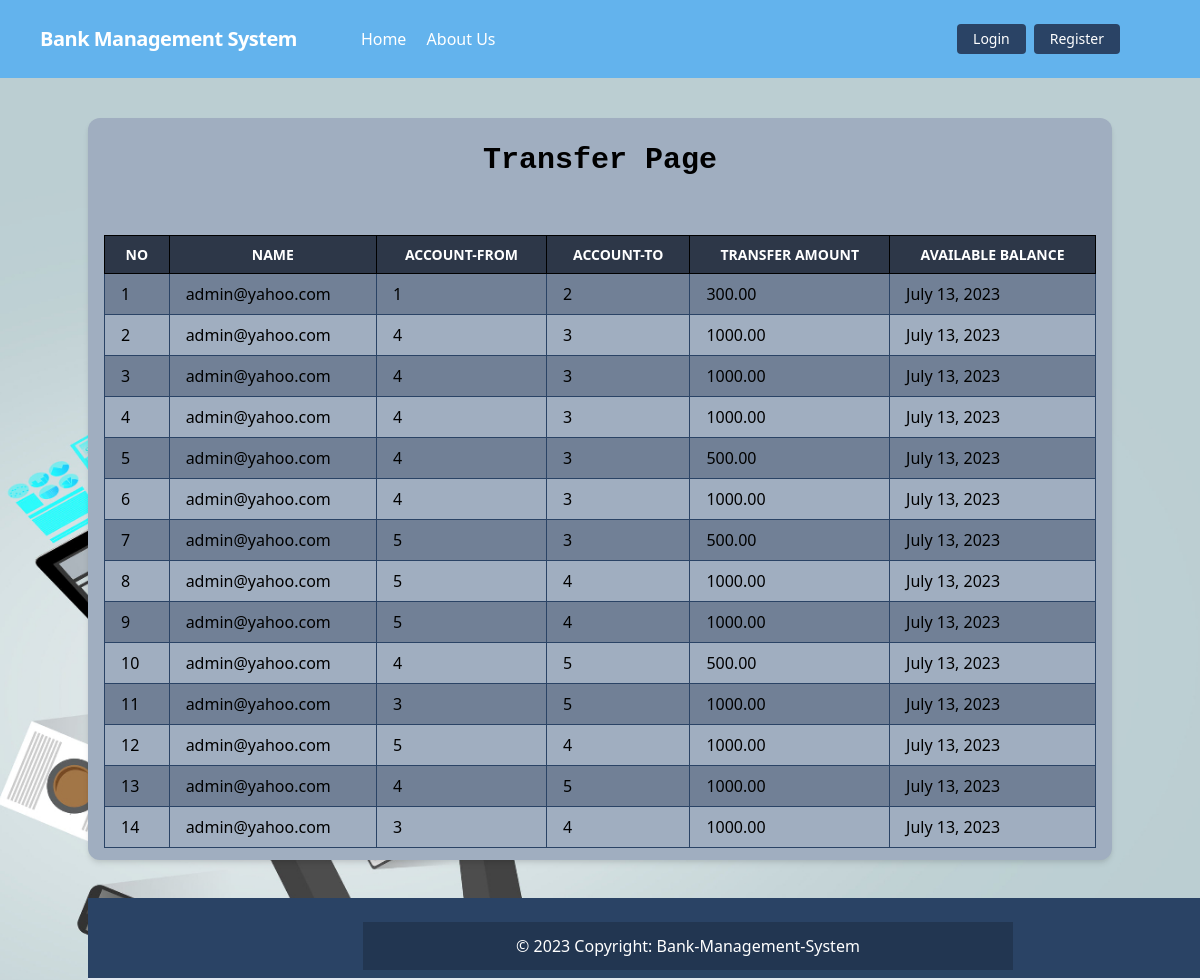
/send/, run on an earlier commit of the app's database.
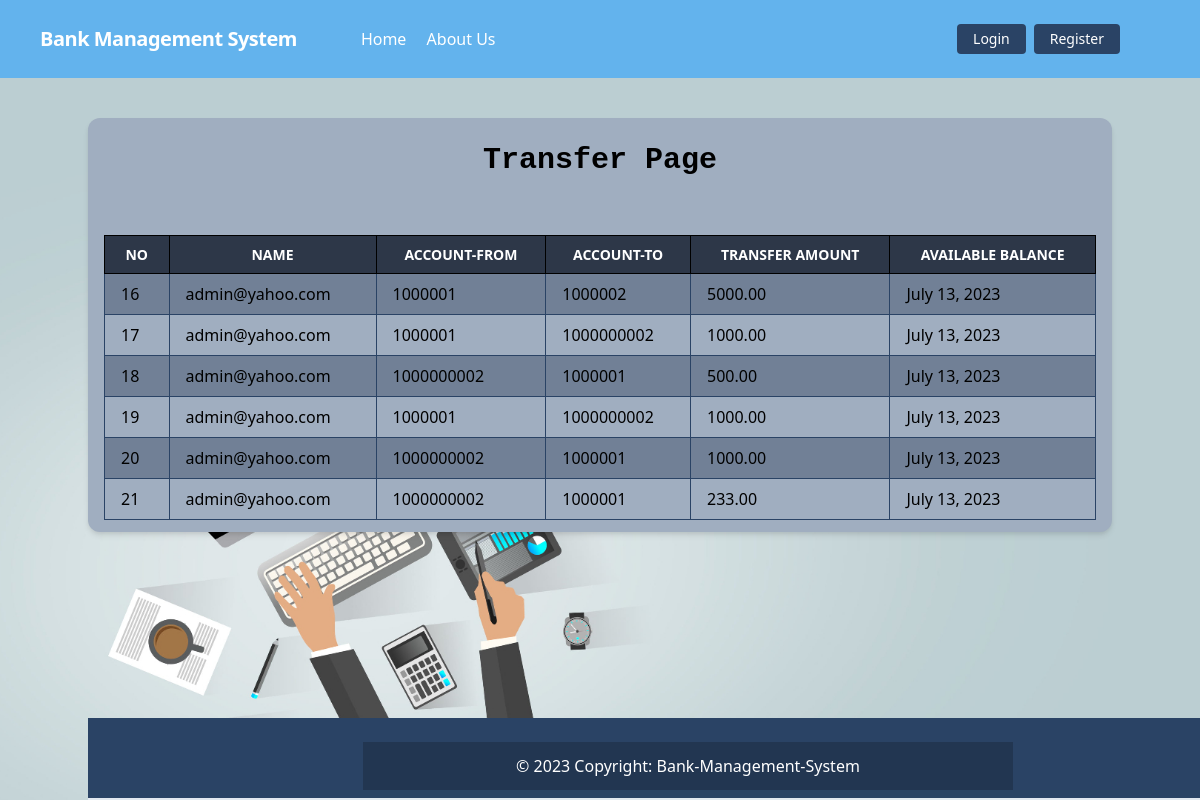
And on a later commit of the database.
### accounts/models.py (models this page shows, shortened)
class Transfer(models.Model):
      owner = models.ForeignKey(User, on_delete=models.CASCADE, blank=True,
      null=True)
      from_account = models.CharField(max_length=13)
      to_account = models.CharField(max_length=13)
      amount = models.DecimalField(max_digits=10, decimal_places=2)
      date_created = models.DateField(auto_now_add=True)

class User(AbstractUser):
    username = None
    email = models.EmailField(unique=True, null=False, blank=False)
    objects = UserManager()
    USERNAME_FIELD = 'email'
    REQUIRED_FIELDS = []
    def __str__(self):
        return self.email

### accounts/views.py (the view)
# urls.py: path('send/', send, name="send"),
def send(request):
    transfer =Transfer.objects.all()
    Context ={'transfer':transfer}
    return render(request, 'accounts/send.html',Context)

### templates/accounts/send.html (shortened to what this page needs)
{% extends 'core/base.html' %} {% load static %} {% block head_title %}Banking System{% endblock %}
{% block content %}
<div class="my-10 py-3 px-4 bg-gray-500 rounded-xl shadow-md">
    <h1 class="font-mono font-bold text-3xl text-center pb-5 pt-2">Transfer Page</h1>
    <table class="table-auto mx-auto w-full mt-8 border-collapse">
        <thead class="bg-gray-800 text-white">
            <tr class="uppercase font-semibold text-sm">
                <th class=" border border-black px-4 py-2">No</th>
                <th class=" border border-black px-4 py-2">Name</th>
                <th class=" border border-black px-4 py-2">Account-from</th>
                <th class=" border border-black px-4 py-2">Account-To </th>
                <th class=" border border-black px-4 py-2">Transfer Amount</th>
                <th class=" border border-black px-4 py-2">Available Balance</th>
            </tr>
        </thead>
        <tbody>
            {% for list in transfer %}
            <tr class="{% cycle 'bg-gray-600' 'bg-gray-500' %}">
                <td class="border border-blue-900 px-4 py-2"> {{list.id}} </td>
                <td class="border border-blue-900 px-4 py-2"> {{list.owner}} </td>
                <td class="border border-blue-900 px-4 py-2"> {{list.from_account}} </td>
                <td class="border border-blue-900 px-4 py-2"> {{list.to_account}} </td>
                <td class="border border-blue-900 px-4 py-2"> {{list.amount}} </td>
                <td class="border border-blue-900 px-4 py-2"> {{list.date_created}} </td>
            </tr>
            {% endfor %}
        </tbody>
    </table
    </div>
{% endblock %}

### templates/core/base.html (shortened to what this page needs)
{% load static %}
<!DOCTYPE html>
<html lang="en">
    <head>
    <link rel="stylesheet" href="https://stackpath.bootstrapcdn.com/font-awesome/4.7.0/css/font-awesome.min.css">
        <link href="https://unpkg.com/tailwindcss@^1.0/dist/tailwind.min.css" rel="stylesheet">
    </head>
    <body class="bg-gray-100">
        {% block body %}
            {% include 'core/navbar.html' %}
            <div class="lg:container lg:mx-auto" id="main">
                {% block content %}{% endblock %}
            </div>
            {% include 'core/footer.html' %}
        {% endblock %}
    </body>
</html>

### templates/core/navbar.html (shortened to what this page needs)
<nav class="flex items-center justify-between flex-wrap bg-blue-400 p-6 px-10">
    <div class="flex items-center flex-shrink-0 text-white mr-6">
        <span class="font-semibold text-xl tracking-tight text-white">Bank Management System</span>
    </div>
        {% if request.user.is_authenticated %}
            <div class="text-md lg:flex-grow">
                <a href="{% url 'transactions:transaction_report' %}" class="block mt-4 lg:inline-block lg:mt-0 text-white hover:text-white mr-4">
                    Home
                </a>
                <a href="{% url 'transactions:deposit_money' %}" class="block mt-4 lg:inline-block lg:mt-0 text-white hover:text-white mr-4">
                    Deposit
                </a>
                <a href="{% url 'transactions:withdraw_money' %}" class="block mt-4 lg:inline-block lg:mt-0 text-white hover:text-white hover:text-white mr-4">
                    Withdraw
                </a>
                <a href="{% url 'transfer' %} " class="block mt-4 lg:inline-block lg:mt-0 text-white hover:text-white hover:text-white mr-4">
                    Transfer
                </a>
                <a href=" {% url 'exchange' %}  " class="block mt-4 lg:inline-block lg:mt-0 text-white hover:text-white hover:text-white mr-4">
                    Exchange
                </a>
            </div>
            <div class="flex w-auto">
                <div class="text-blue-900 my-auto font-black px-5">Welcome, {{ request.user.first_name }} {{ request.user.last_name }}!</div>
                <a href="{% url 'accounts:user_logout' %}" class="mx-2 inline-block font-medium text-sm px-4 py-2 leading-none bg-blue-900 rounded text-white border-white hover:border-transparent hover:text-gray-800 hover:bg-white mt-4 lg:mt-0">Logout</a>
            </div>
        {% else %}
        <div class="w-full block flex-grow lg:flex lg:items-center lg:w-auto px-10">
            <div class="text-md lg:flex-grow">
                <a href=" {% url 'home' %} " class="block mt-4 lg:inline-block lg:mt-0 text-white hover:text-white mr-4">
                    Home
                </a>
                <a href="{% url 'aboutus' %} " class="block mt-4 lg:inline-block lg:mt-0 text-white hover:text-white mr-4">
                    About Us
                </a>
            </div>
            <div>
                <a href="{% url 'accounts:user_login' %}" class="mr-2 inline-block font-medium text-sm px-4 py-2 leading-none bg-blue-900 rounded text-white border-white hover:border-transparent hover:text-gray-800 hover:bg-white mt-4 lg:mt-0">
                    Login</a>
            </div>
            <div>
             <a href="{% url 'accounts:user_registration' %}" class="inline-block font-medium text-sm px-4 py-2 leading-none bg-blue-900 rounded text-white border-white hover:border-transparent hover:text-gray-800 hover:bg-white mt-4 lg:mt-0 margin-left: 4px;">
                Register</a>
            </div>
                <html>
<head>
</head>
<body>
<body>
</body>
</html>
        {% endif %}
    </div>
</nav>

### templates/core/footer.html
<footer class="footer bg-blue-900 text-white relative pt-1 border-b-2 mt-10">
    <div class="container mx-auto px-6">
        <div class="mt-5 flex flex-col items-center">
            <div class="sm:w-2/3 text-center py-0 pb-2">
                <div class="text-center p-3" style="background-color: rgba(0, 0, 0, 0.2);">
                    © 2023 Copyright:
                    <a class="text-white" href="#">Bank-Management-System</a>
                  </div>
            </div>
        </div>
    </div>
</footer>

What changed in the data, as far as the page shows it:
removed Transfer: id "1", owner "admin@yahoo.com", from_account "1", to_account "2", amount "300.00", date_created "July 13, 2023"
removed Transfer: id "2", owner "admin@yahoo.com", from_account "4", to_account "3", amount "1000.00", date_created "July 13, 2023"
removed Transfer: id "3", owner "admin@yahoo.com", from_account "4", to_account "3", amount "1000.00", date_created "July 13, 2023"
removed Transfer: id "4", owner "admin@yahoo.com", from_account "4", to_account "3", amount "1000.00", date_created "July 13, 2023"
removed Transfer: id "5", owner "admin@yahoo.com", from_account "4", to_account "3", amount "500.00", date_created "July 13, 2023"
removed Transfer: id "6", owner "admin@yahoo.com", from_account "4", to_account "3", amount "1000.00", date_created "July 13, 2023"
removed Transfer: id "7", owner "admin@yahoo.com", from_account "5", to_account "3", amount "500.00", date_created "July 13, 2023"
removed Transfer: id "8", owner "admin@yahoo.com", from_account "5", to_account "4", amount "1000.00", date_created "July 13, 2023"
removed Transfer: id "9", owner "admin@yahoo.com", from_account "5", to_account "4", amount "1000.00", date_created "July 13, 2023"
removed Transfer: id "10", owner "admin@yahoo.com", from_account "4", to_account "5", amount "500.00", date_created "July 13, 2023"
removed Transfer: id "11", owner "admin@yahoo.com", from_account "3", to_account "5", amount "1000.00", date_created "July 13, 2023"
removed Transfer: id "12", owner "admin@yahoo.com", from_account "5", to_account "4", amount "1000.00", date_created "July 13, 2023"
removed Transfer: id "13", owner "admin@yahoo.com", from_account "4", to_account "5", amount "1000.00", date_created "July 13, 2023"
removed Transfer: id "14", owner "admin@yahoo.com", from_account "3", to_account "4", amount "1000.00", date_created "July 13, 2023"
added Transfer: id "16", owner "admin@yahoo.com", from_account "1000001", to_account "1000002", amount "5000.00", date_created "July 13, 2023"
added Transfer: id "17", owner "admin@yahoo.com", from_account "1000001", to_account "1000000002", amount "1000.00", date_created "July 13, 2023"
added Transfer: id "18", owner "admin@yahoo.com", from_account "1000000002", to_account "1000001", amount "500.00", date_created "July 13, 2023"
added Transfer: id "19", owner "admin@yahoo.com", from_account "1000001", to_account "1000000002", amount "1000.00", date_created "July 13, 2023"
added Transfer: id "20", owner "admin@yahoo.com", from_account "1000000002", to_account "1000001", amount "1000.00", date_created "July 13, 2023"
added Transfer: id "21", owner "admin@yahoo.com", from_account "1000000002", to_account "1000001", amount "233.00", date_created "July 13, 2023"
